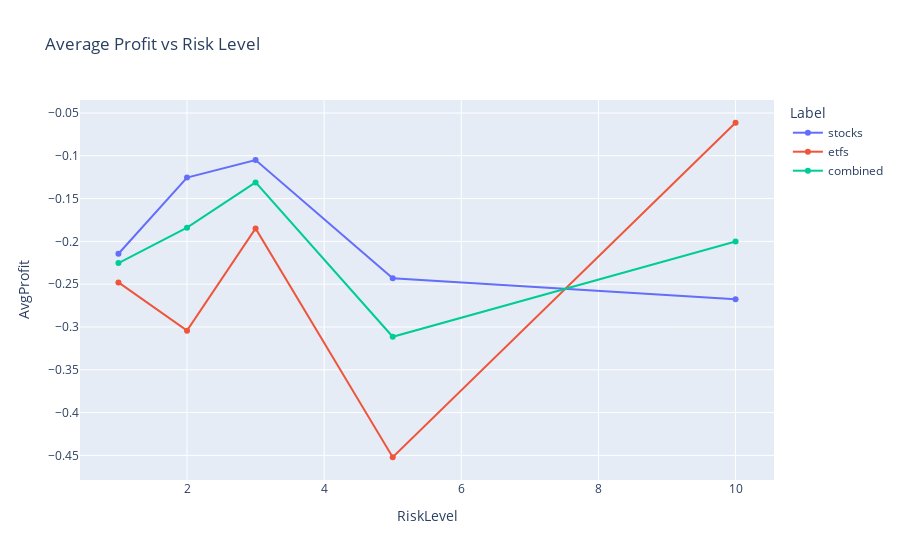

Write notebook code for a chart like this one.
### Code cell
import plotly.express as px

fig = px.line(df, x='RiskLevel', y='AvgProfit', color='Label',
              markers=True, title='Average Profit vs Risk Level')
fig.show()

### Figure 1 — Plotly figure (JSON) as saved in the notebook; plotly's stock layout.template omitted (floating-point values rounded to 4 significant figures)
{"data": [{"hovertemplate": "Label=stocks<br>RiskLevel=%{x}<br>AvgProfit=%{y}<extra></extra>", "legendgroup": "stocks", "line": {"color": "#636efa", "dash": "solid"}, "marker": {"symbol": "circle"}, "mode": "lines+markers", "name": "stocks", "orientation": "v", "showlegend": true, "type": "scatter", "x": [1, 2, 3, 5, 10], "xaxis": "x", "y": [-0.2144, -0.1255, -0.105, -0.243, -0.2675], "yaxis": "y"}, {"hovertemplate": "Label=etfs<br>RiskLevel=%{x}<br>AvgProfit=%{y}<extra></extra>", "legendgroup": "etfs", "line": {"color": "#EF553B", "dash": "solid"}, "marker": {"symbol": "circle"}, "mode": "lines+markers", "name": "etfs", "orientation": "v", "showlegend": true, "type": "scatter", "x": [1, 2, 3, 5, 10], "xaxis": "x", "y": [-0.248, -0.3043, -0.1848, -0.4522, -0.06142], "yaxis": "y"}, {"hovertemplate": "Label=combined<br>RiskLevel=%{x}<br>AvgProfit=%{y}<extra></extra>", "legendgroup": "combined", "line": {"color": "#00cc96", "dash": "solid"}, "marker": {"symbol": "circle"}, "mode": "lines+markers", "name": "combined", "orientation": "v", "showlegend": true, "type": "scatter", "x": [1, 2, 3, 5, 10], "xaxis": "x", "y": [-0.2254, -0.184, -0.1311, -0.3114, -0.2001], "yaxis": "y"}], "layout": {"legend": {"title": {"text": "Label"}, "tracegroupgap": 0}, "title": {"text": "Average Profit vs Risk Level"}, "xaxis": {"anchor": "y", "domain": [0, 1], "title": {"text": "RiskLevel"}}, "yaxis": {"anchor": "x", "domain": [0, 1], "title": {"text": "AvgProfit"}}}}
